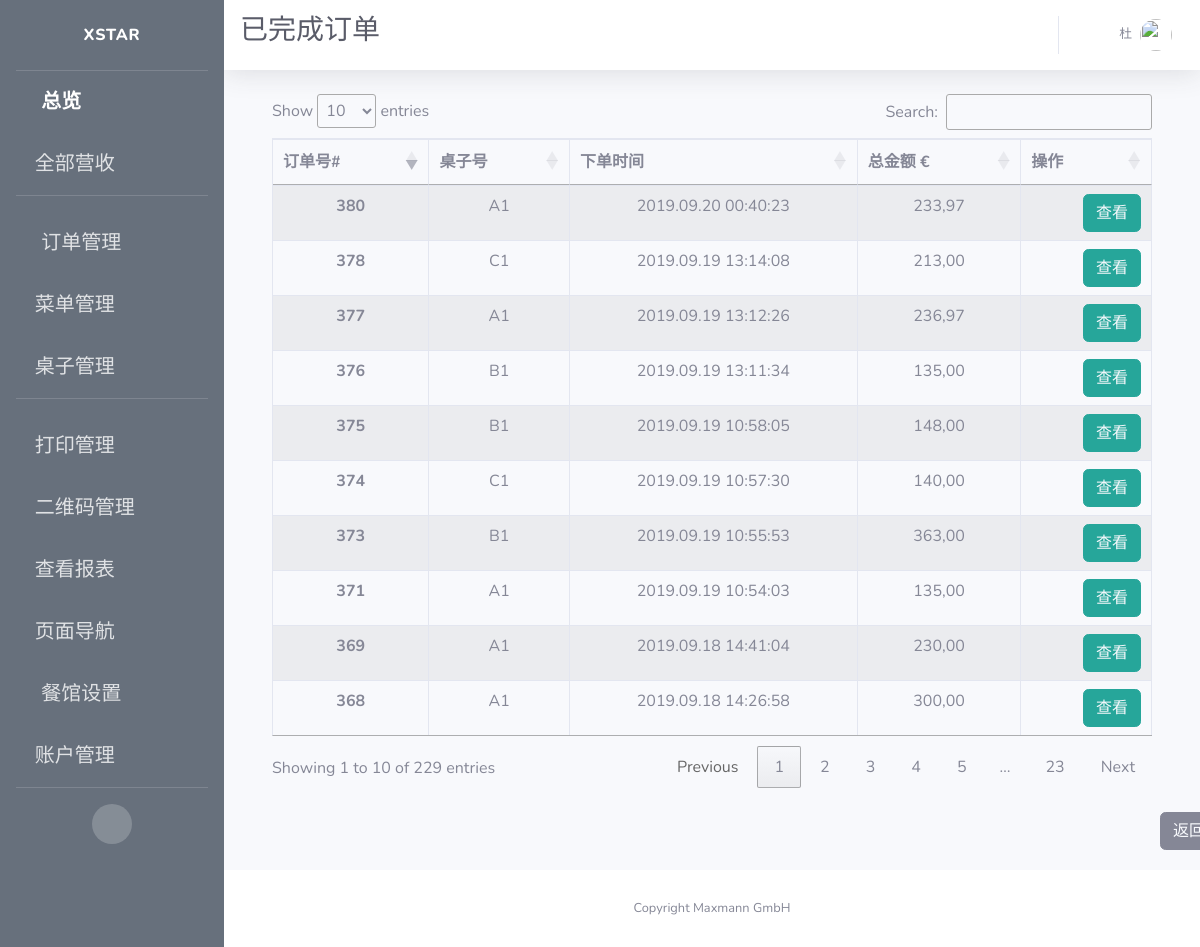
The app's page /admin/view/paid/alacarte/orders (signed in), older data.
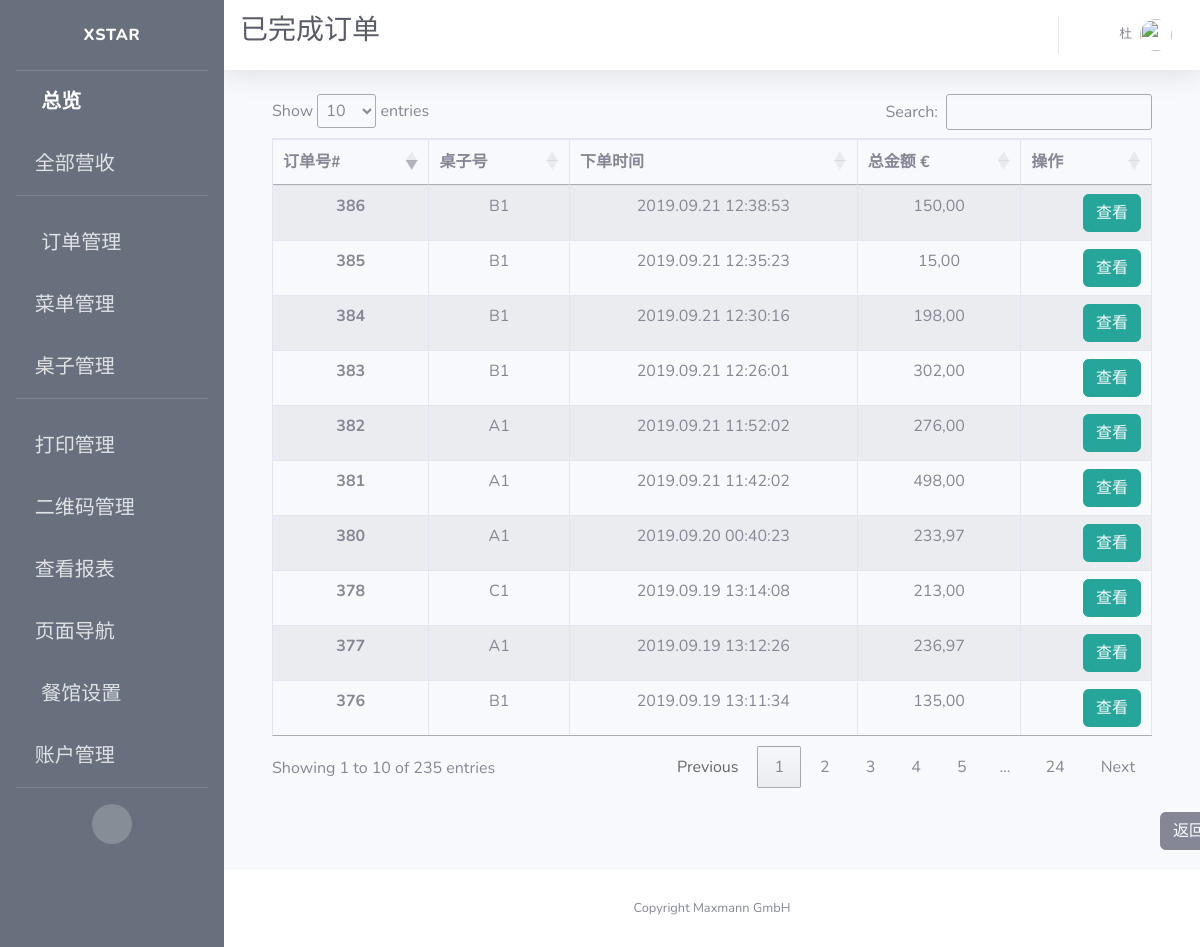
The same page, newer data.
### app/models.py (models this page shows)
class Order(db.Model):
    id = db.Column(db.Integer, primary_key=True, unique=True, index=True)
    totalPrice = db.Column(db.Float, unique=False)
    orderNumber = db.Column(db.String(200), unique=True)
    timeCreated = db.Column(db.DateTime, default=datetime.utcnow)
    isPaid = db.Column(db.Boolean, default=False)
    isReady = db.Column(db.Boolean, default=False)
    isPickedUp = db.Column(db.Boolean, default=False)
    items = db.Column(db.String(1500))
    pay_via = db.Column(db.String(100))
    type = db.Column(db.String(100))
    container = db.Column(db.String(300))
    mealPrinted = db.Column(db.Boolean, default=False)
    printed = db.Column(db.Boolean, default=False)
    settleTime = db.Column(db.DateTime)
    settleID = db.Column(db.String(500))
    table_name = db.Column(db.String(500))
    seat_number = db.Column(db.String(500))
    isCancelled = db.Column(db.Boolean(), default=False)
    isDone = db.Column(db.Boolean())
    dishes = db.Column(db.String(1500))
    discount = db.Column(db.Float, default=0.0)
    discount_rate = db.Column(db.Float, default=0.0)
    subtype = db.Column(db.String(500))
    endTotal = db.Column(db.Float, default=totalPrice)
    section = db.Column(db.String(500))

### app/routes.py (the view)
@app.route('/admin/view/paid/alacarte/orders')
@login_required
def admin_view_paid_alacarte_orders():
    orders = db.session.query(Order).filter(
        Order.type == "In",
        Order.isPaid == True).all()
    cancelled_orders = db.session.query(Order).filter(
        Order.type == "In",
        Order.isCancelled == True).all()
    cur_orders = orders + cancelled_orders
    items = {order.id: json.loads(order.items) for order in cur_orders}
    context = dict(open_orders=cur_orders,
                   items=items,
                   title=u"已完成订单",
                   referrer=request.headers.get('Referer'),
                   company_name=company_info.get('company_name'),
                   datetime_format=datetime_format,
                   formatter=formatter)
    return render_template("admin_view_paid_alacarte_orders.html", **context)

### app/models.py (called while the page is built)
@login.user_loader
def load_user(id):
    return User.query.get(int(id))

### app/utilities.py (called while the page is built)
def formatter(number):
    if number == 0:
        number = '{:.2f}'.format(round(number, 2))
        number = number.replace(".", ",")
        return number
    number = format_decimal(round(float(number), 2), locale="de_DE")
    if len(number.split(",")) == 1:
        number = number + ",00"
        return number
    if len(number.split(",")[1]) == 1:
        number = number + "0"
        return number
    return number

### app/templates/admin_view_paid_alacarte_orders.html (shortened to what this page needs)
{% extends 'base.html' %}
{% block css %}
<link rel="stylesheet" type="text/css" href="https://cdn.datatables.net/1.10.19/css/jquery.dataTables.css">
<link rel="stylesheet" type="text/css" href="https://cdnjs.cloudflare.com/ajax/libs/twitter-bootstrap/4.1.3/css/bootstrap.css">
<link rel="stylesheet" type="text/css" href="https://cdn.datatables.net/1.10.19/css/dataTables.bootstrap4.min.css">
{% endblock %}
{% block title %}
<h1 class="h3 mb-2 text-gray-800">{{title}}</h1>
{% endblock %}
{% block content %}
<div class="container">
  <div class="row">
    <div class="col-sm-12">
      <table id="example" class="table table-striped table-bordered">
        <thead>
          <tr>
            <th scope="col">订单号#</th>
            <th scope="col">桌子号</th>
            <th scope="col">下单时间</th>
            <th scope="col">总金额 €</th>
            <th scope="col">操作</th>
          </tr>
        </thead>
        <tbody>
          {% for order in open_orders %}
          <tr>
            <th scope="row">{{order.id}}</th>
            <td>{{ order.table_name }}</td>
            <td>{{ order.timeCreated.strftime(datetime_format) }}</td>
            <td>{{ formatter(order.totalPrice) }}</td>
            <td style="text-align:right">
              <span>
                <button type="button" class="btn btn-info" style="border-color:#26a69a; background-color:#26a69a;">
                  <a href={{ url_for('admin_alacarte_order_edit', order_id=order.id) }} style="color: rgb(247, 249, 252)">
                    查看
                  </a>
                </button>
              </span>
            </td>
          </tr>
          {% endfor %}
        </tbody>
      </table>
    </div>
  </div>
</div>
<br>
<button type="button" class="btn btn-secondary" id="back">
  <a style="color: rgb(247, 249, 252)" href={{ referrer }} >
    返回
  </a>
</button>
{% endblock %}

Row changes from the older to the newer data that the page shows:
no longer on this page (row unchanged): Order: id "368", table_name "A1", timeCreated "2019.09.18 14:26:58", totalPrice "300,00"
no longer on this page (row unchanged): Order: id "369", table_name "A1", timeCreated "2019.09.18 14:41:04", totalPrice "230,00"
no longer on this page (row unchanged): Order: id "371", table_name "A1", timeCreated "2019.09.19 10:54:03", totalPrice "135,00"
no longer on this page (row unchanged): Order: id "373", table_name "B1", timeCreated "2019.09.19 10:55:53", totalPrice "363,00"
no longer on this page (row unchanged): Order: id "374", table_name "C1", timeCreated "2019.09.19 10:57:30", totalPrice "140,00"
no longer on this page (row unchanged): Order: id "375", table_name "B1", timeCreated "2019.09.19 10:58:05", totalPrice "148,00"
added Order: id "381", table_name "A1", timeCreated "2019.09.21 11:42:02", totalPrice "498,00"
added Order: id "383", table_name "B1", timeCreated "2019.09.21 12:26:01", totalPrice "302,00"
added Order: id "384", table_name "B1", timeCreated "2019.09.21 12:30:16", totalPrice "198,00"
added Order: id "385", table_name "B1", timeCreated "2019.09.21 12:35:23", totalPrice "15,00"
added Order: id "386", table_name "B1", timeCreated "2019.09.21 12:38:53", totalPrice "150,00"
added Order: id "382", table_name "A1", timeCreated "2019.09.21 11:52:02", totalPrice "276,00"
Text that changed along with them:
text written by a page script: "Show entries Search: Showing 1 to 10 of 229 entries Previous 1 2 3 4 5 … 23 Next" → "Show entries Search: Showing 1 to 10 of 235 entries Previous 1 2 3 4 5 … 24 Next"
